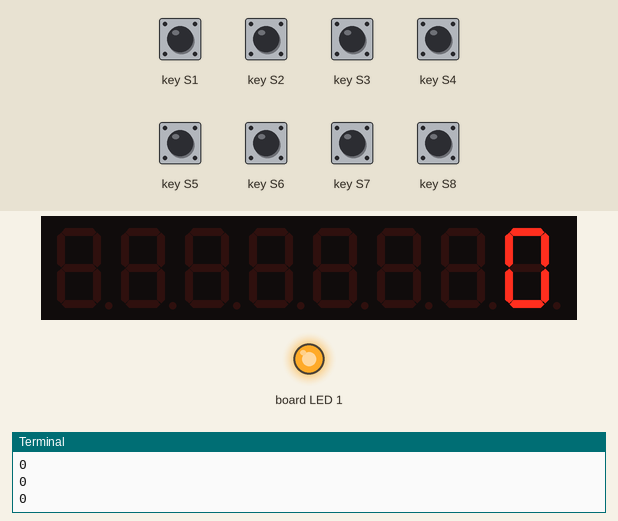
Simulated run of this program. Board: Raspberry Pi (BCM pin numbers). On the bench: 8-digit seven-segment display, output pins drawn as LEDs (lit = HIGH), the last lines printed to the terminal. The inputs (shaded band) are chosen by the test bench; at power-on: key S1–8 LOW. Library files of the repository ran but are not shown: TM1638.py; pins used as bus, display or sensor lines are not drawn. At 13.3 s the program stops and its outputs stay as they are.

Above: at 5.0 s.
5.1 s: key S5 pulled HIGH for 0.8 s
At 6.2 s:
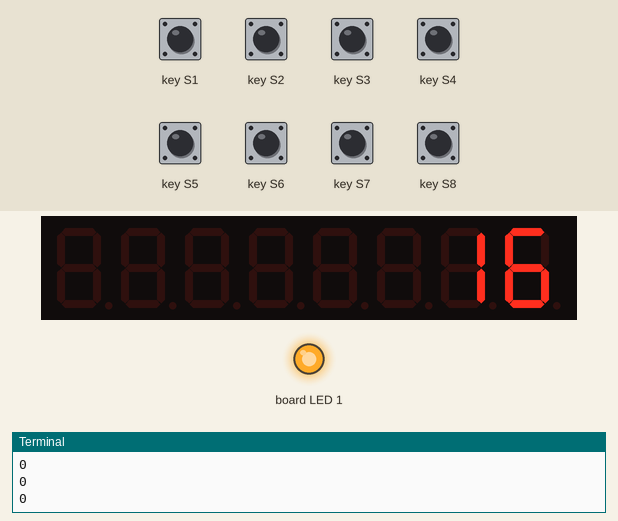
7.4 s: key S1 pulled HIGH for 0.8 s
At 8.1 s:
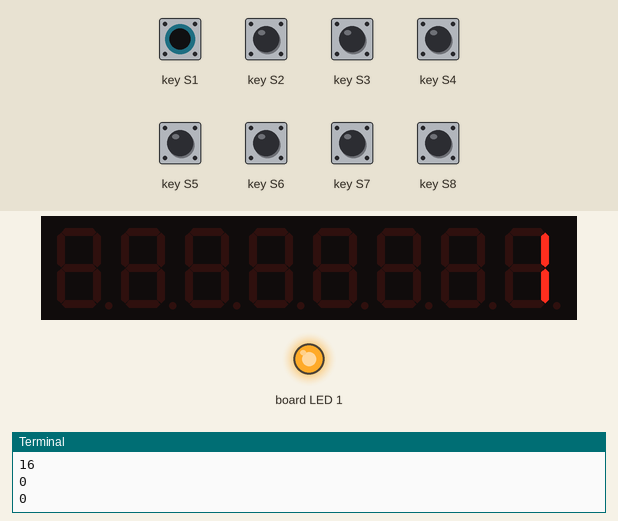
9.7 s: key S2 pulled HIGH for 0.8 s
At 10.6 s:
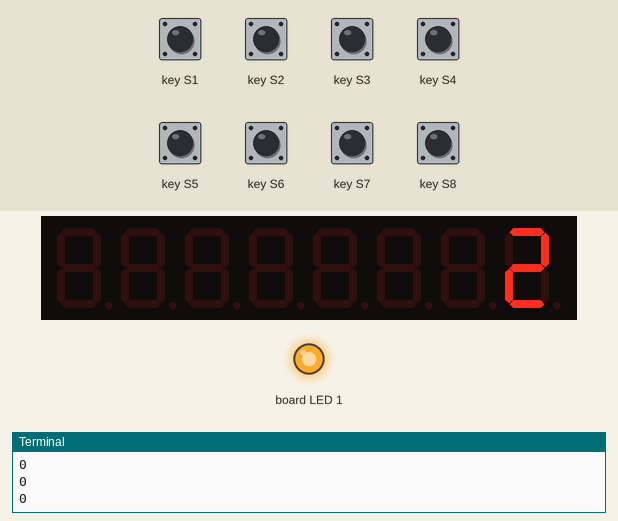
12.3 s: key S8 pulled HIGH for 0.8 s
At 13.3 s:
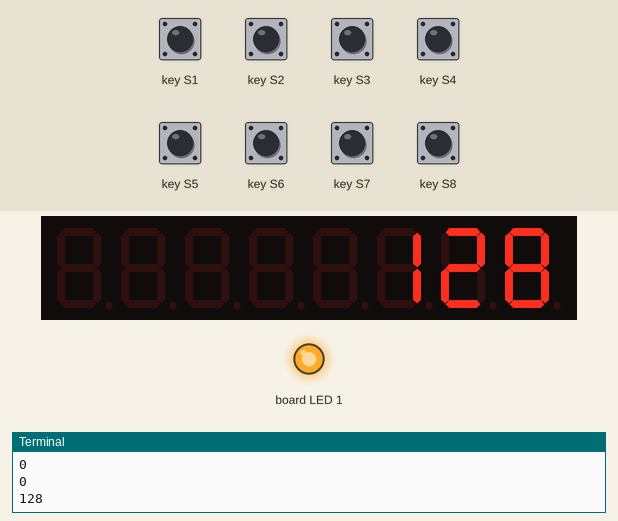
Timing chart, 0 to 14.8 s (numbered marks = the images above; inputs shaded):
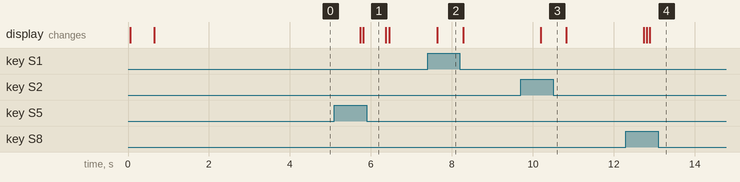

Measured:
- after the input at 5.1 s, the display: first changes after 0.64 s (image 1 shows a later state)
- after the input at 7.4 s, the display: changes after 0.24 s (image 2)
- after the input at 9.7 s, the display: changes after 0.49 s (image 3)
- after the input at 12.3 s, the display: first changes after 0.44 s (image 4 shows a later state)

The program:

al_buttons.py
```python
#!/usr/bin/env python3
# Output the value for the buttons.
# The library used py-tm1638 (https://github.com/johnblackmore/py-tm1638)

# TM1638

import TM1638
import time

# These are the pins the display is connected to. Adjust accordingly.
# In addition to these you need to connect to 5V and ground.

DIO = 17
CLK = 21
STB = 22

display = TM1638.TM1638(DIO, CLK, STB)

display.enable(1)
display.set_led(0, True)

count = 0
active = True
while active == True:
    keys = display.get_buttons()
    display.set_text(str(keys))
    #time.sleep(0.02)
    print(str(keys))
    if keys == 128:
        active = False
```
